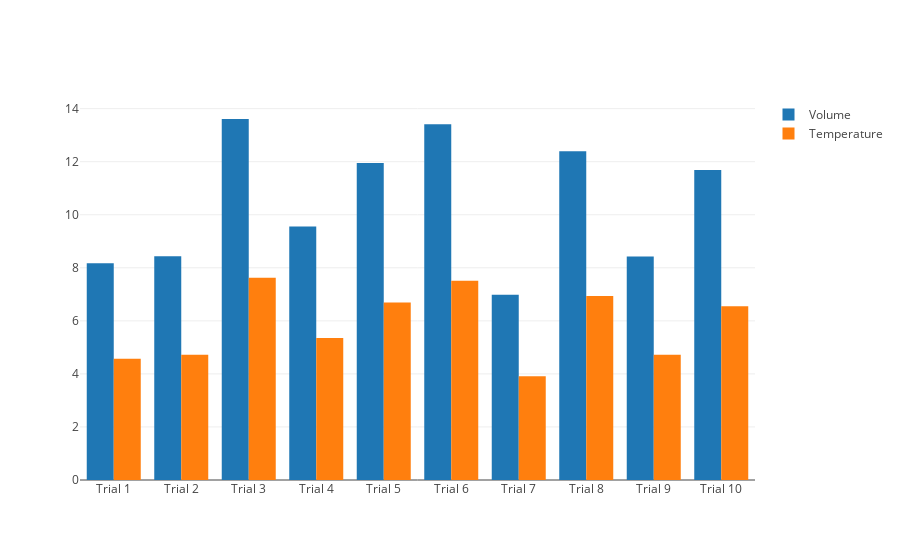

The notebook cell this image was saved under:
### Code cell
# STEP 3.
# Graph-generating cell - run after generating each new data pair.
init_notebook_mode(connected=True)

# Generates volume bars.
trace1 = go.Bar(
    x=trials,
    y=volumes,
    name='Volume'
)

# Generates temperature bars.
trace2 = go.Bar(
    x=trials,
    y=temps,
    name='Temperature'
)

# Gives graph grouped-bars layout.
data = [trace1, trace2]
layout = go.Layout(
    barmode='group'
)

# Renders graph.
fig = go.Figure(data=data, layout=layout)
py.iplot(fig, filename='grouped-bar')

# Run step 2 then step 3 repeatedly until satisfied with your table of values

### Figure 1 — Plotly figure (JSON) as saved in the notebook; plotly's stock layout.template omitted (floating-point values rounded to 4 significant figures)
{"data": [{"name": "Volume", "type": "bar", "uid": "6e02dcfe-86c5-11e8-99fb-28cfe9142f7f", "x": ["Trial 1", "Trial 2", "Trial 3", "Trial 4", "Trial 5", "Trial 6", "Trial 7", "Trial 8", "Trial 9", "Trial 10"], "y": [8.17, 8.44, 13.61, 9.56, 11.95, 13.41, 6.98, 12.39, 8.43, 11.69]}, {"name": "Temperature", "type": "bar", "uid": "6e02e046-86c5-11e8-99fb-28cfe9142f7f", "x": ["Trial 1", "Trial 2", "Trial 3", "Trial 4", "Trial 5", "Trial 6", "Trial 7", "Trial 8", "Trial 9", "Trial 10"], "y": [4.575, 4.726, 7.622, 5.354, 6.692, 7.51, 3.909, 6.938, 4.721, 6.546]}], "layout": {"barmode": "group"}}
